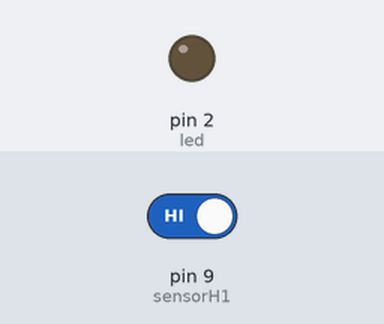
A sketch run on a simulated Arduino Uno, built with avr-gcc and run on an emulated ATmega328P. On the bench: output pins drawn as LEDs (lit = HIGH). The inputs (shaded band) are chosen by the test bench; at power-on: pin 9 (sensorH1) HIGH.

Above: at 1.2 s.
1.3 s: pin 9 (sensorH1) driven LOW
At 2.1 s:
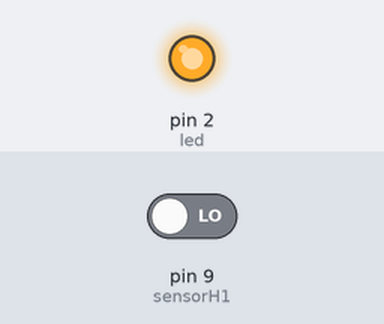
2.8 s: pin 9 (sensorH1) driven HIGH
At 3.2 s:
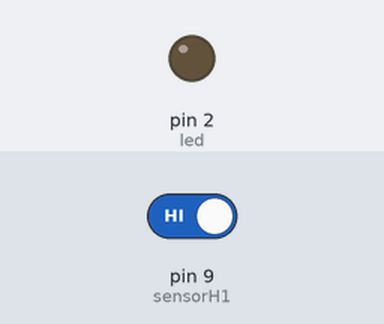
Timing chart, 0 to 5.8 s (numbered marks = the images above; inputs shaded):
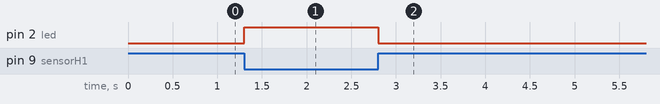

Measured:
- after the input at 1.3 s, pin 2 (led): LOW → HIGH at once
- after the input at 2.8 s, pin 2 (led): HIGH → LOW at once

The sketch:

Sensor_de_humedad.ino
```cpp
// Definición de pines
const int sensorH1 = 9;  // El pin 9 está conectado al sensor de humedad
const int led = 2;        // El pin 2 está conectado al LED

void setup() {
  // Se configura el pin del sensor como entrada con resistencia pull-up
  pinMode(sensorH1, INPUT_PULLUP);  // Activa la resistencia pull-up interna para el sensor (esto puede ser útil si el sensor tiene una salida digital que se activa a LOW cuando hay humedad)

  // Se configura el pin del LED como salida
  pinMode(led, OUTPUT);  // Establece el pin del LED como salida, para que podamos encenderlo o apagarlo
}

void loop() {
  // Lectura del estado del sensor de humedad
  int estadoP1 = digitalRead(sensorH1);  // Lee el valor digital del sensor (HIGH o LOW)

  // Condicional para verificar el estado del sensor
  if(estadoP1 == LOW) {  // Si el sensor detecta humedad (o un valor LOW)
    digitalWrite(led, HIGH);  // Enciende el LED (el sensor está "activo" cuando está en LOW)
  } else {
    digitalWrite(led, LOW);   // Si no se detecta humedad (estado HIGH del sensor), apaga el LED
  }
}
```
